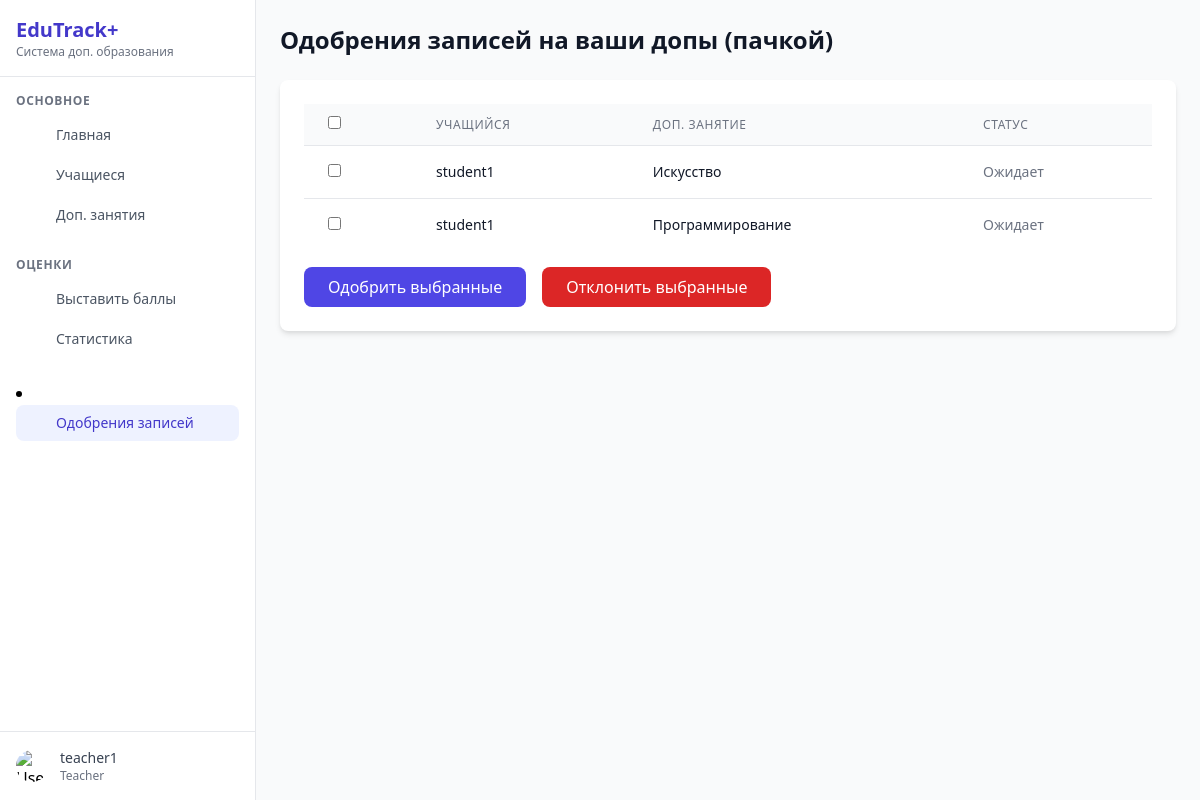
Page /teacher_approvals.php (signed in) on the committed database.
### tables this page shows
CREATE TABLE `enrollments` (
  `id` int NOT NULL,
  `student_id` int NOT NULL,
  `course_id` int NOT NULL,
  `status` enum('pending','approved','rejected','replaced_pending') DEFAULT 'pending',
  `created_at` timestamp NULL DEFAULT CURRENT_TIMESTAMP
);

CREATE TABLE `users` (
  `id` int NOT NULL,
  `username` varchar(50) NOT NULL,
  `password_hash` varchar(255) NOT NULL,
  `role` enum('admin','teacher','student') NOT NULL,
  `full_name` varchar(100) NOT NULL,
  `email` varchar(100) NOT NULL,
  `class` varchar(20) DEFAULT NULL,
  `created_at` timestamp NULL DEFAULT CURRENT_TIMESTAMP
);

CREATE TABLE `courses` (
  `id` int NOT NULL,
  `name` varchar(100) NOT NULL,
  `description` text,
  `teacher_id` int NOT NULL,
  `schedule` varchar(100) DEFAULT NULL,
  `created_at` timestamp NULL DEFAULT CURRENT_TIMESTAMP
);

### teacher_approvals.php (the view, shortened to what this page needs)
<?php
include 'config.php';
$teacher_id = (int)$_SESSION['user_id'];
$result = $conn->query("
    SELECT e.id AS enrollment_id, u.username AS student_name, c.name AS course_name, e.status
    FROM enrollments e
    JOIN users u ON e.student_id = u.id
    JOIN courses c ON e.course_id = c.id
    WHERE e.status IN ('pending', 'replaced_pending') AND c.teacher_id = $teacher_id
    ORDER BY u.username, c.name
");
$requests = $result->fetch_all(MYSQLI_ASSOC);
?>
<!DOCTYPE html>
<html lang="ru">
<head>
    <link href="https://cdn.jsdelivr.net/npm/tailwindcss@2.2.19/dist/tailwind.min.css" rel="stylesheet">
    <link rel="stylesheet" href="https://unpkg.com/aos@next/dist/aos.css" />
</head>
<body class="bg-gray-50">
    <div class="flex h-screen overflow-hidden">
        <?php include __DIR__ . '/includes/sidebar.php'; ?>
        <div class="flex-1 overflow-y-auto p-6">
            <div class="max-w-7xl mx-auto">
                <h1 class="text-2xl font-bold text-gray-900 mb-6">Одобрения записей на ваши допы (пачкой)</h1>
                <form method="POST" class="bg-white shadow-md rounded-lg p-6">
                    <div class="overflow-x-auto mb-4">
                        <table class="min-w-full divide-y divide-gray-200">
                            <thead class="bg-gray-50">
                                <tr>
                                    <th class="px-6 py-3 text-left text-xs font-medium text-gray-500 uppercase tracking-wider">
                                        <input type="checkbox" id="select-all" class="rounded border-gray-300 text-indigo-600 focus:ring-indigo-500">
                                    </th>
                                    <th class="px-6 py-3 text-left text-xs font-medium text-gray-500 uppercase tracking-wider">Учащийся</th>
                                    <th class="px-6 py-3 text-left text-xs font-medium text-gray-500 uppercase tracking-wider">Доп. занятие</th>
                                    <th class="px-6 py-3 text-left text-xs font-medium text-gray-500 uppercase tracking-wider">Статус</th>
                                </tr>
                            </thead>
                            <tbody class="bg-white divide-y divide-gray-200">
                                <?php if (count($requests) > 0): ?>
                                    <?php foreach ($requests as $request): ?>
                                        <tr class="hover:bg-gray-50">
                                            <td class="px-6 py-4 whitespace-nowrap text-sm text-gray-500">
                                                <input type="checkbox" name="requests[]" value="<?php echo $request['enrollment_id']; ?>" class="rounded border-gray-300 text-indigo-600 focus:ring-indigo-500">
                                            </td>
                                            <td class="px-6 py-4 whitespace-nowrap text-sm font-medium text-gray-900">
                                                <?php echo htmlspecialchars($request['student_name']); ?>
                                            </td>
                                            <td class="px-6 py-4 whitespace-nowrap text-sm text-gray-900">
                                                <?php echo htmlspecialchars($request['course_name']); ?>
                                            </td>
                                            <td class="px-6 py-4 whitespace-nowrap text-sm text-gray-500">
                                                <?php echo htmlspecialchars($request['status'] === 'pending' ? 'Ожидает' : 'Ожидает замены'); ?>
                                            </td>
                                        </tr>
                                    <?php endforeach; ?>
                                <?php endif; ?>
                            </tbody>
                        </table>
                    </div>
                    <?php if (count($requests) > 0): ?>
                        <div class="mt-4 flex space-x-4">
                            <button type="submit" name="action" value="approve" class="bg-indigo-600 text-white px-6 py-2 rounded-lg hover:bg-indigo-700 transition-colors">
                                Одобрить выбранные
                            </button>
                            <button type="submit" name="action" value="reject" class="bg-red-600 text-white px-6 py-2 rounded-lg hover:bg-red-700 transition-colors">
                                Отклонить выбранные
                            </button>
                        </div>
                    <?php endif; ?>
                </form>
            </div>
        </div>
    </div>
    <?php include __DIR__ . '/includes/footer.php'; ?>
</body>
</html>

### rows in the picture
enrollments: student.username "student1", course.name "Искусство", status "Ожидает"
enrollments: student.username "student1", course.name "Программирование", status "Ожидает"

### other values in the picture
$_SESSION['username'] "teacher1"
$_SESSION['role'] "Teacher"
